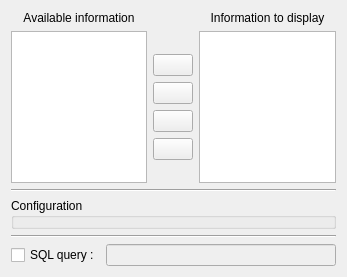
<?xml version="1.0" encoding="UTF-8"?>
<ui version="4.0">
 <class>SummaryQueryWidget</class>
 <widget class="QWidget" name="SummaryQueryWidget">
  <property name="geometry">
   <rect>
    <x>0</x>
    <y>0</y>
    <width>347</width>
    <height>277</height>
   </rect>
  </property>
  <property name="windowTitle">
   <string>Form</string>
  </property>
  <layout class="QVBoxLayout" name="verticalLayout_2">
   <item>
    <widget class="QWidget" name="m_info_widget" native="true">
     <layout class="QGridLayout" name="gridLayout_2">
      <property name="leftMargin">
       <number>0</number>
      </property>
      <property name="topMargin">
       <number>0</number>
      </property>
      <property name="rightMargin">
       <number>0</number>
      </property>
      <property name="bottomMargin">
       <number>0</number>
      </property>
      <item row="1" column="2">
       <widget class="QListWidget" name="m_choosen_list"/>
      </item>
      <item row="0" column="0">
       <widget class="QLabel" name="label">
        <property name="text">
         <string>Available information</string>
        </property>
        <property name="alignment">
         <set>Qt::AlignCenter</set>
        </property>
       </widget>
      </item>
      <item row="1" column="0">
       <widget class="QListWidget" name="m_available_list"/>
      </item>
      <item row="0" column="2">
       <widget class="QLabel" name="label_2">
        <property name="text">
         <string>Information to display</string>
        </property>
        <property name="alignment">
         <set>Qt::AlignCenter</set>
        </property>
       </widget>
      </item>
      <item row="1" column="1">
       <layout class="QVBoxLayout" name="verticalLayout">
        <item>
         <spacer name="verticalSpacer">
          <property name="orientation">
           <enum>Qt::Vertical</enum>
          </property>
          <property name="sizeHint" stdset="0">
           <size>
            <width>20</width>
            <height>40</height>
           </size>
          </property>
         </spacer>
        </item>
        <item>
         <widget class="QPushButton" name="m_up_pb">
          <property name="text">
           <string/>
          </property>
          <property name="icon">
           <iconset resource="../../../qelectrotech.qrc">
            <normaloff>:/ico/16x16/go-up.png</normaloff>:/ico/16x16/go-up.png</iconset>
          </property>
         </widget>
        </item>
        <item>
         <widget class="QPushButton" name="m_add_pb">
          <property name="text">
           <string/>
          </property>
          <property name="icon">
           <iconset resource="../../../qelectrotech.qrc">
            <normaloff>:/ico/16x16/list-add.png</normaloff>:/ico/16x16/list-add.png</iconset>
          </property>
         </widget>
        </item>
        <item>
         <widget class="QPushButton" name="m_remove_pb">
          <property name="text">
           <string/>
          </property>
          <property name="icon">
           <iconset resource="../../../qelectrotech.qrc">
            <normaloff>:/ico/16x16/list-remove.png</normaloff>:/ico/16x16/list-remove.png</iconset>
          </property>
         </widget>
        </item>
        <item>
         <widget class="QPushButton" name="m_down_pb">
          <property name="text">
           <string/>
          </property>
          <property name="icon">
           <iconset resource="../../../qelectrotech.qrc">
            <normaloff>:/ico/16x16/go-down.png</normaloff>:/ico/16x16/go-down.png</iconset>
          </property>
         </widget>
        </item>
        <item>
         <spacer name="verticalSpacer_2">
          <property name="orientation">
           <enum>Qt::Vertical</enum>
          </property>
          <property name="sizeHint" stdset="0">
           <size>
            <width>20</width>
            <height>40</height>
           </size>
          </property>
         </spacer>
        </item>
       </layout>
      </item>
     </layout>
    </widget>
   </item>
   <item>
    <widget class="Line" name="line">
     <property name="orientation">
      <enum>Qt::Horizontal</enum>
     </property>
    </widget>
   </item>
   <item>
    <widget class="ConfigSaveLoaderWidget" name="m_config_gb">
     <property name="title">
      <string>Configuration</string>
     </property>
    </widget>
   </item>
   <item>
    <widget class="Line" name="line_2">
     <property name="orientation">
      <enum>Qt::Horizontal</enum>
     </property>
    </widget>
   </item>
   <item>
    <layout class="QHBoxLayout" name="horizontalLayout">
     <item>
      <widget class="QCheckBox" name="m_edit_sql_query_cb">
       <property name="text">
        <string>SQL query :</string>
       </property>
      </widget>
     </item>
     <item>
      <widget class="QLineEdit" name="m_user_query_le">
       <property name="enabled">
        <bool>false</bool>
       </property>
      </widget>
     </item>
    </layout>
   </item>
  </layout>
 </widget>
 <customwidgets>
  <customwidget>
   <class>ConfigSaveLoaderWidget</class>
   <extends>QGroupBox</extends>
   <header>configsaveloaderwidget.h</header>
   <container>1</container>
  </customwidget>
 </customwidgets>
 <resources>
  <include location="../../../qelectrotech.qrc"/>
 </resources>
 <connections/>
</ui>
